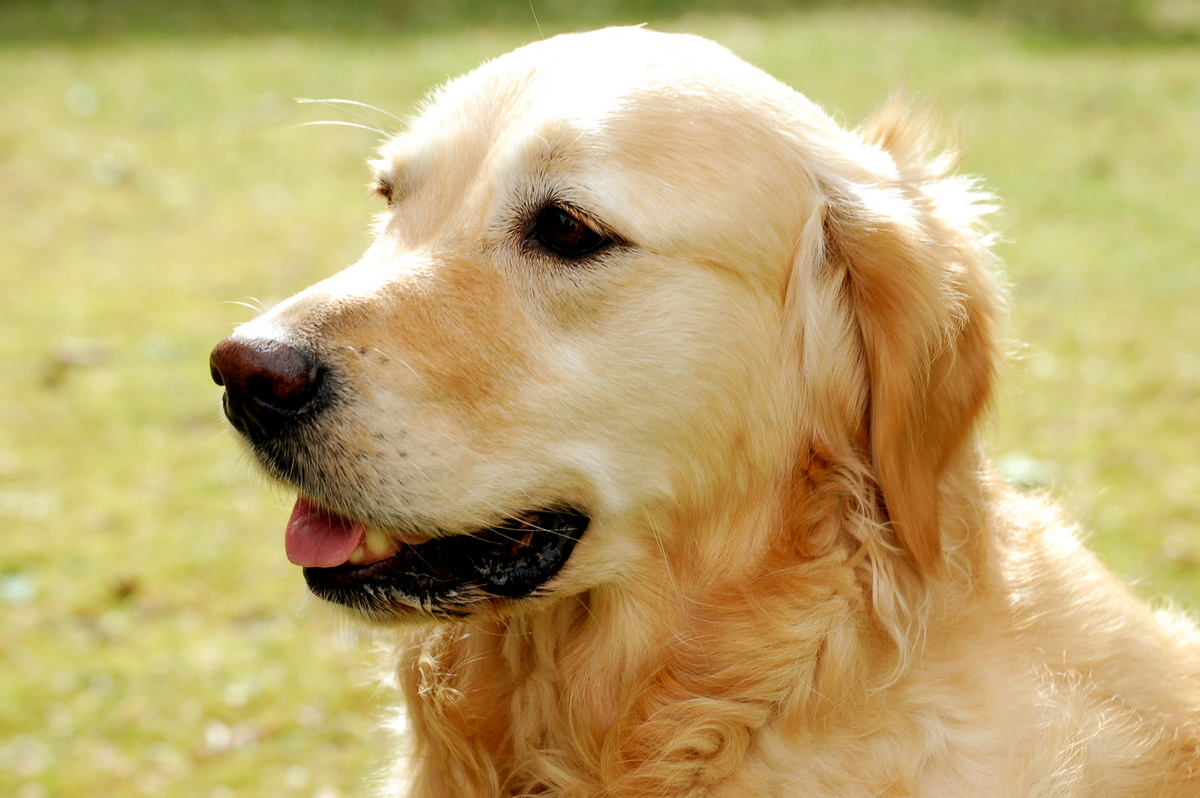
#> input picture models/Golden_Retriever_Hund_Dog.jpg, 1200 x 798 px, found by its file name
$ python keyFrameDetection.py
#> lines starting #> are read from the running program, lines starting #| are printed output that depends on the picture
import numpy as np
from skimage.metrics import structural_similarity as ssim
import cv2

class KeyFrameDetection:
    def __init__(self, threshold):
        self.threshold = threshold

    def compare_images(self, imgA, imgB):
        imgA = cv2.cvtColor(imgA, cv2.COLOR_BGR2GRAY)
        imgB = cv2.cvtColor(imgB, cv2.COLOR_BGR2GRAY)
        s = ssim(imgA, imgB)
        # print('ssim:', s)
        if s < self.threshold:
            KeyFlag = True
            return KeyFlag
        KeyFlag = False
        return KeyFlag


if __name__ == "__main__":
    keyFrameDetection = KeyFrameDetection(0.6)
    imgA = cv2.imread("Golden_Retriever_Hund_Dog.jpg")
#> imgA is the input picture: shape (798, 1200, 3); mean B, G, R 112.5, 169.8, 190.4
    imgB = cv2.imread("Golden_Retriever_Hund_Dog.jpg")

    flag = keyFrameDetection.compare_images(imgA, imgB)
#> in compare_images, `imgA = cv2.cvtColor(imgA, cv2.COLOR_BGR2GRAY)`:
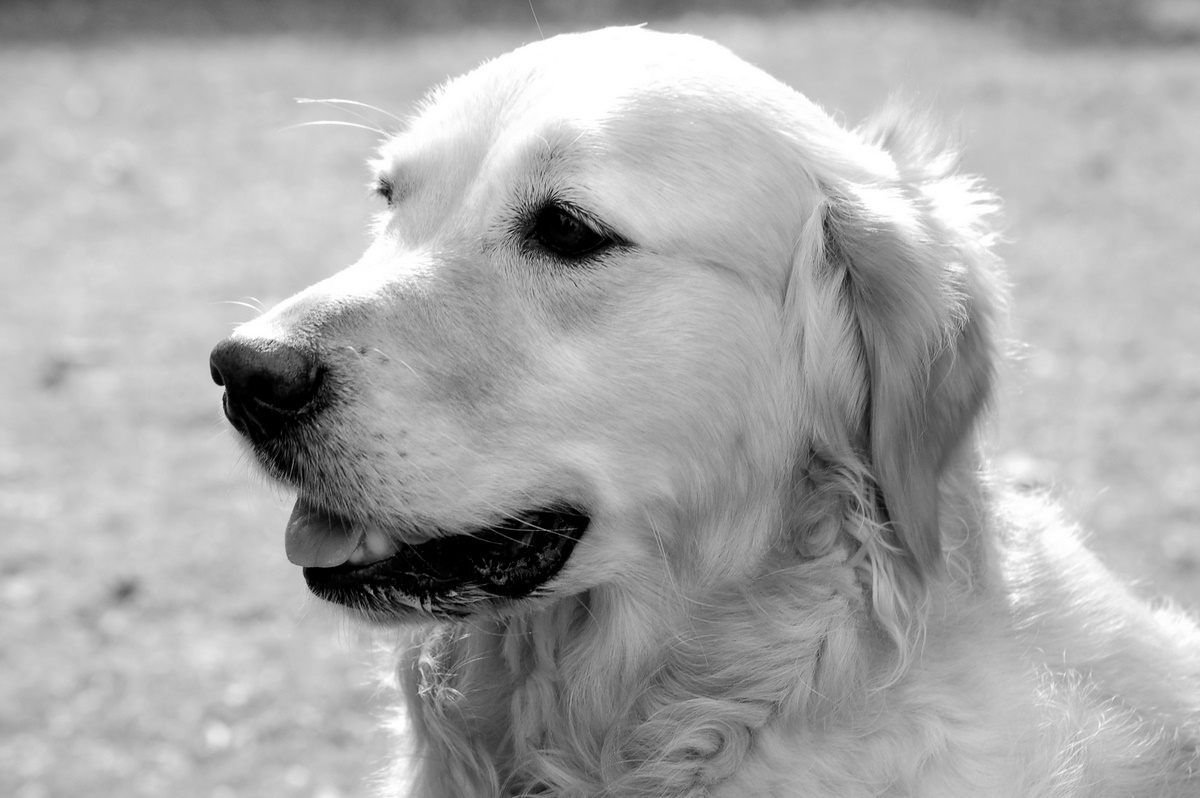
#> imgA: shape (798, 1200); min 0, max 255, mean 169.4
#> in compare_images, `s = ssim(imgA, imgB)`: s = 1
#> flag = False
    print(flag)
#| False
